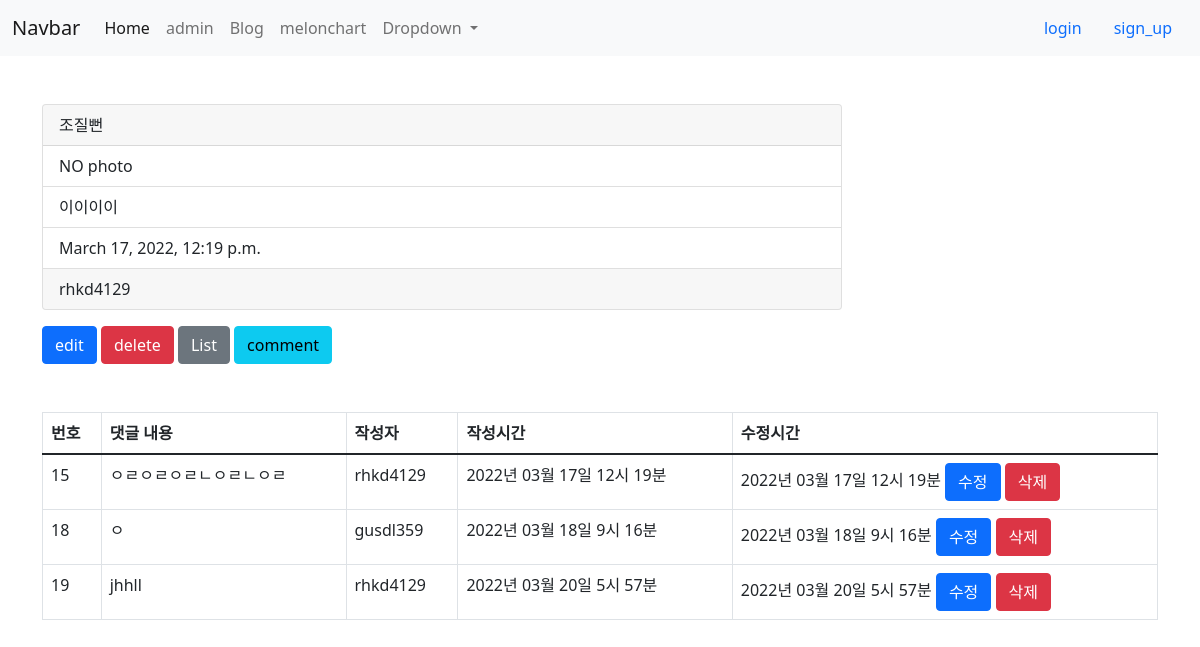
The app's page /blog/4/ with its own data.
### blog/models.py (models this page shows, shortened)
class Post(models.Model):
    class GenderChices(models.TextChoices):
        MALE = "M","Male"   #DB에저장되는 값 ,실제 사용할 값
        FEMALE = "F","Female"
    author = models.ForeignKey(settings.AUTH_USER_MODEL,on_delete=models.CASCADE) # 추천!
    title = models.CharField(max_length=20)
    photo = models.ImageField(blank = True, upload_to = 'blog/post/%Y/%m/%d')
    content = models.TextField()
    gender = models.CharField(max_length=1,blank=True,choices=GenderChices.choices)#,default=GenderChices.MALE
    is_public = models.BooleanField(default = False,verbose_name= '공개여부')
    created_at = models.DateTimeField(auto_now_add=True)
    updated_at = models.DateTimeField(auto_now=True)

class Comment(models.Model):
    author = models.ForeignKey(settings.AUTH_USER_MODEL,on_delete=models.CASCADE) # 추천!
    post = models.ForeignKey(Post,on_delete=models.CASCADE)
    message = models.CharField(max_length=200,help_text='200자 이하만')#related_name역참조 시 사용할모델
    created_at = models.DateTimeField(auto_now_add=True)
    updated_at = models.DateTimeField(auto_now=True)
    class meta:
       ordering = ['-updated_at']

### accounts/models.py (models this page shows)
class User(AbstractUser):
    phone_number = models.CharField(blank =True ,default='' ,max_length=12)

### blog/views/post_views.py (the view)
# urls.py: path('<int:post_pk>/',post_views.blog_detail ,name='post_detail'),
def blog_detail(request,post_pk):
    post = get_object_or_404(Post,id = post_pk)#id로써도되고pk로써도된다? ,,.?
    comments = Comment.objects.filter(post_id = post_pk)
    return render(request,'blog/blog_detail.html',{'post':post,'comments':comments})

### blog/templates/blog/blog_detail.html (shortened to what this page needs)
{% extends 'blog/layout.html' %}
{% block content %}
    <div class="card mt-5" style="width: 50rem;">
        <div class="card-header">
            {{ post.title }}
        </div>
        <ul class="list-group list-group-flush">
          <li class="list-group-item">
                {% if post.photo %}
                        photo
                        <img src="{{ post.photo.url }}" alt="" style="width:100px;"/>
                {% else %}
                        NO photo
                {% endif %}
            </li>
          <li class="list-group-item">{{ post.content }}</li>
          <li class="list-group-item">{{ post.created_at  }}</li>
        </ul>
        <div class="card-footer">
          {{post.author}}
        </div>
      </div>
      <a href="{% url 'blog:blog_edit' post.pk %}"><div class="btn btn-primary mt-3">edit</div></a>
      <a href="{% url 'blog:blog_delete' post.pk %}"><div class="btn btn-danger mt-3">delete</div></a>
      <a href="{% url 'blog:post_list'  %}"><div class="btn btn-secondary mt-3">List</div></a>
      <a href="{% url 'blog:comment_create' post.pk %}"><div class="btn btn-info mt-3">comment</div></a>
      <table class="table table-bordered table-hover mt-5">
        <thead>
          <tr>
            <th scope="col">번호</th>
            <th scope="col">댓글 내용</th>
            <th scope="col">작성자</th>
            <th scope="col">작성시간</th>
            <th scope="col">수정시간</th>
          </tr>
        </thead>
        <tbody>
          {% if comments %}
            {% for comment in comments %}
                <td>{{comment.pk}}</td>
                <td>{{comment.message}}</td>
                <td>{{comment.author}}</td>
                <td>{{comment.created_at|date:'Y년 m월 d일 G시 i분' }}</td>
                <td>
                  {{comment.updated_at|date:'Y년 m월 d일 G시 i분' }}
                  <a href="{% url 'blog:comment_edit' comment.pk %}"><div class="btn btn-primary">수정</div></a>
                  <a href="{% url 'blog:comment_delete' comment.pk %}"><div class="btn btn-danger">삭제</div></a>
                </td>
              {% endfor %}
          {% else %}
          <tr>
            <td></td>
            <td> <p>등록된 댓글이 없습니다.</p></td>
          </tr>
          {% endif %}
      </tbody>
    </table>
{% endblock content %}

### records on screen
Post: title "조질뻔", content "이이이이", created_at "March 17, 2022, 12:19 p.m.", author "rhkd4129"
Comment: pk "15", message "ㅇㄹㅇㄹㅇㄹㄴㅇㄹㄴㅇㄹ", author "rhkd4129", created_at "2022년 03월 17일 12시 19분", updated_at "2022년 03월 17일 12시 19분"
Comment: pk "18", message "ㅇ", author "gusdl359", created_at "2022년 03월 18일 9시 16분", updated_at "2022년 03월 18일 9시 16분"
Comment: pk "19", message "jhhll", author "rhkd4129", created_at "2022년 03월 20일 5시 57분", updated_at "2022년 03월 20일 5시 57분"
